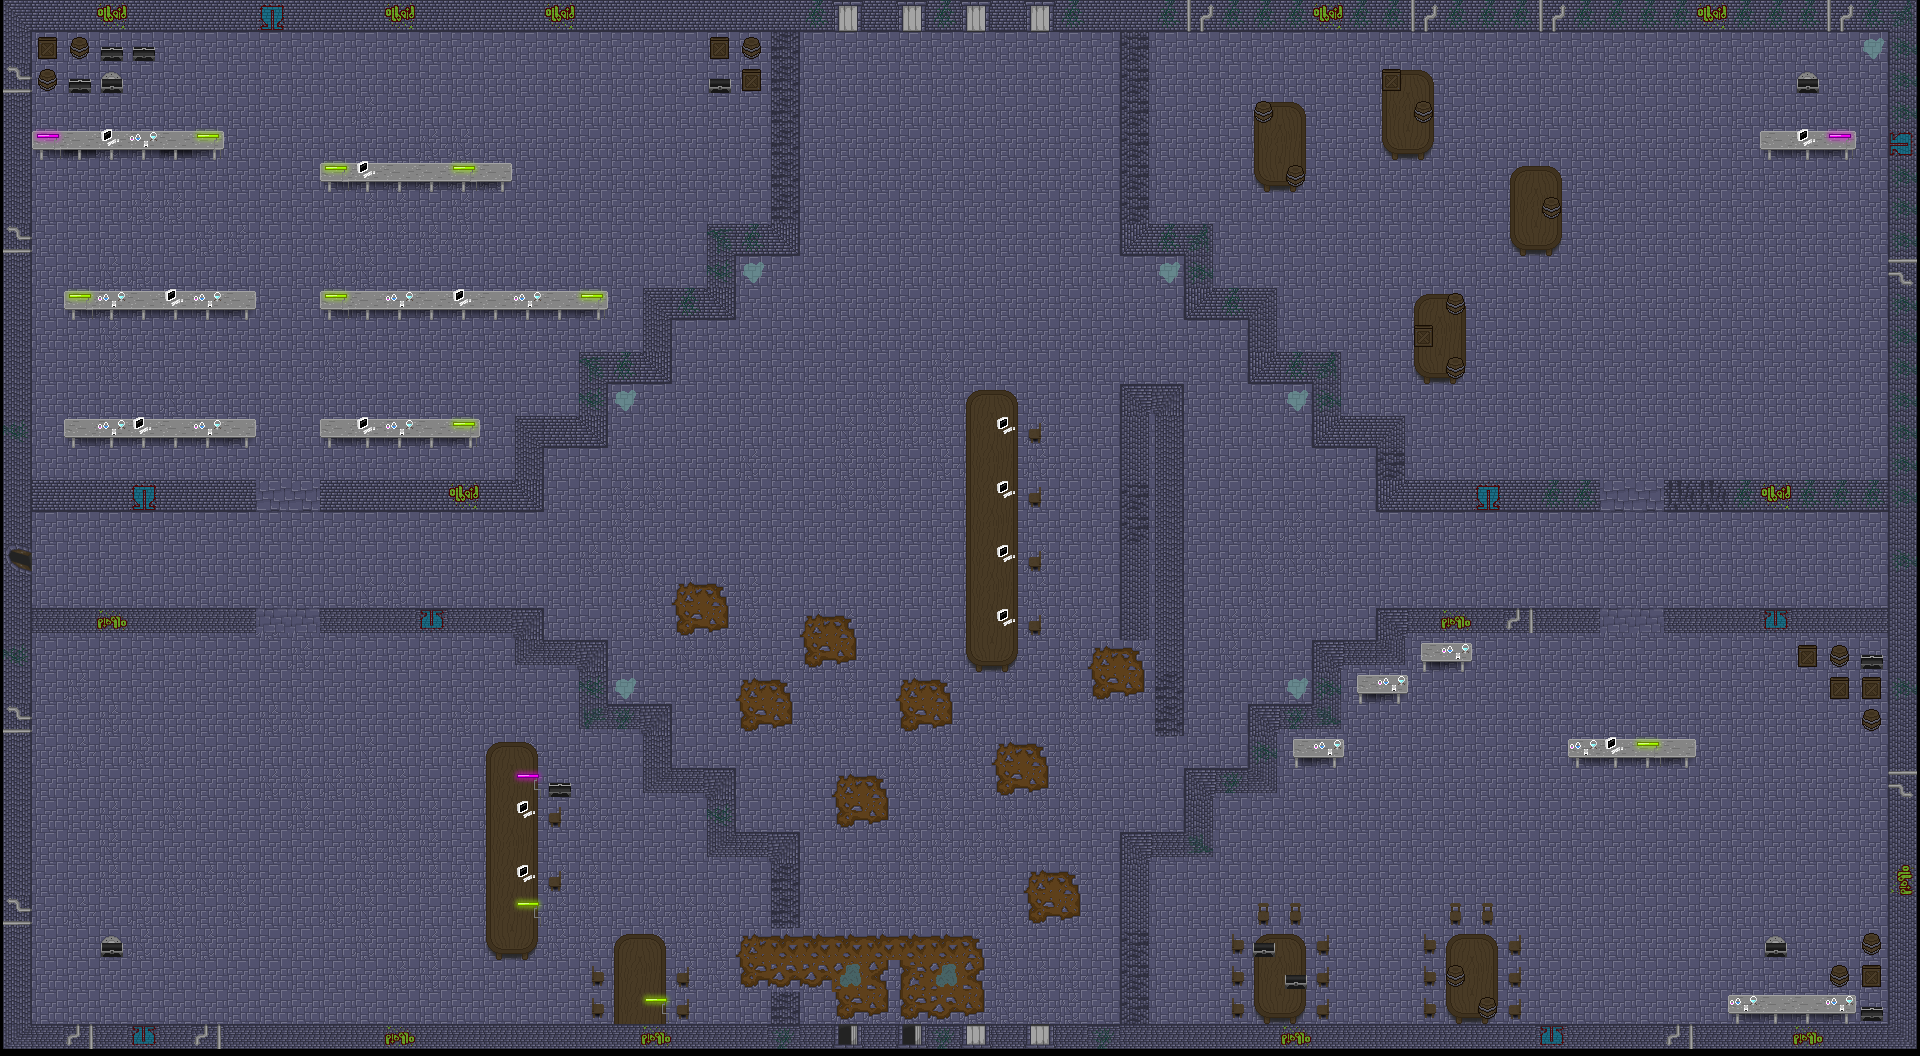

Tiled map render using the project's own tile images. Description and the map definition, with tile-layer contents summarised, below:
An orthogonal 60x33 tile map with 32x32 px tiles, 9 tile layers (Floor, Holes, Stairs, Inner Wall, ...), 2 tilesets and 53 objects (52x Enemy Spawn, Player Spawn).

<map version="1.9" tiledversion="1.9.2" orientation="orthogonal" renderorder="right-down" width="60" height="33" tilewidth="32" tileheight="32" infinite="0" nextlayerid="13" nextobjectid="126">
 <tileset firstgid="1" source="Level1.tsx" />
 <tileset firstgid="97" source="Furniture.tsx" />
 <layer id="2" name="Floor" width="60" height="33" locked="1">
  <data>[1980 cells, 1745 non-empty, 4 distinct tile ids]</data>
 </layer>
 <layer id="12" name="Holes" width="60" height="33" locked="1">
  <data>[1980 cells, 53 non-empty, 9 distinct tile ids]</data>
 </layer>
 <layer id="10" name="Stairs" width="60" height="33" locked="1">
  <data>[1980 cells, 8 non-empty, 2 distinct tile ids]</data>
 </layer>
 <layer id="4" name="Inner Wall" width="60" height="33" locked="1">
  <data>[1980 cells, 132 non-empty, 25 distinct tile ids]</data>
 </layer>
 <layer id="10" name="Destructible Wall" width="60" height="33" locked="1">
  <data>[1980 cells, 25 non-empty, 3 distinct tile ids]</data>
 </layer>
 <layer id="8" name="Furniture" width="60" height="33" locked="1">
  <data>[1980 cells, 167 non-empty, 17 distinct tile ids]</data>
 </layer>
 <layer id="11" name="Furniture on Top" width="60" height="33" locked="1">
  <data>[1980 cells, 68 non-empty, 10 distinct tile ids]</data>
 </layer>
 <layer id="1" name="outer wall" width="60" height="33" locked="1">
  <data>[1980 cells, 182 non-empty, 22 distinct tile ids]</data>
 </layer>
 <layer id="3" name="outer Door" width="60" height="33" locked="1">
  <data>[1980 cells, 9 non-empty, 4 distinct tile ids]</data>
 </layer>
 <objectgroup id="5" name="Spawn Points">
  <object id="72" name="Enemy Spawn" x="95.25" y="240.25">
   <point />
  </object>
  <object id="73" name="Enemy Spawn" x="368" y="83.5">
   <point />
  </object>
  <object id="74" name="Enemy Spawn" x="645.5" y="102.5">
   <point />
  </object>
  <object id="75" name="Enemy Spawn" x="646" y="231">
   <point />
  </object>
  <object id="76" name="Enemy Spawn" x="851.5" y="84.5">
   <point />
  </object>
  <object id="77" name="Enemy Spawn" x="1039.5" y="88">
   <point />
  </object>
  <object id="78" name="Enemy Spawn" x="1204.5" y="89">
   <point />
  </object>
  <object id="79" name="Enemy Spawn" x="1206" y="153.5">
   <point />
  </object>
  <object id="80" name="Enemy Spawn" x="1332.5" y="286">
   <point />
  </object>
  <object id="81" name="Enemy Spawn" x="1625.5" y="118">
   <point />
  </object>
  <object id="82" name="Enemy Spawn" x="1653.5" y="229.5">
   <point />
  </object>
  <object id="83" name="Enemy Spawn" x="1401" y="258">
   <point />
  </object>
  <object id="84" name="Enemy Spawn" x="1526.5" y="432.5">
   <point />
  </object>
  <object id="85" name="Enemy Spawn" x="1825.5" y="424.5">
   <point />
  </object>
  <object id="86" name="Enemy Spawn" x="1815" y="215">
   <point />
  </object>
  <object id="87" name="Enemy Spawn" x="1734.5" y="92">
   <point />
  </object>
  <object id="88" name="Enemy Spawn" x="1829.5" y="565.5">
   <point />
  </object>
  <object id="89" name="Enemy Spawn" x="1636" y="565">
   <point />
  </object>
  <object id="90" name="Enemy Spawn" x="1479.5" y="726.5">
   <point />
  </object>
  <object id="91" name="Enemy Spawn" x="1683" y="846.5">
   <point />
  </object>
  <object id="92" name="Enemy Spawn" x="1570" y="861.5">
   <point />
  </object>
  <object id="93" name="Enemy Spawn" x="1827" y="870">
   <point />
  </object>
  <object id="94" name="Enemy Spawn" x="1379.5" y="964.5">
   <point />
  </object>
  <object id="95" name="Enemy Spawn" x="1194" y="959.5">
   <point />
  </object>
  <object id="96" name="Enemy Spawn" x="1054.5" y="982.5">
   <point />
  </object>
  <object id="97" name="Enemy Spawn" x="873" y="907">
   <point />
  </object>
  <object id="98" name="Enemy Spawn" x="946" y="858">
   <point />
  </object>
  <object id="99" name="Enemy Spawn" x="1100" y="785">
   <point />
  </object>
  <object id="100" name="Enemy Spawn" x="1235" y="650.5">
   <point />
  </object>
  <object id="101" name="Enemy Spawn" x="1239" y="578.5">
   <point />
  </object>
  <object id="102" name="Enemy Spawn" x="1425" y="566">
   <point />
  </object>
  <object id="103" name="Enemy Spawn" x="1331.5" y="589">
   <point />
  </object>
  <object id="104" name="Enemy Spawn" x="1287.5" y="516.5">
   <point />
  </object>
  <object id="105" name="Enemy Spawn" x="1223.5" y="466.5">
   <point />
  </object>
  <object id="106" name="Enemy Spawn" x="1119" y="335">
   <point />
  </object>
  <object id="107" name="Enemy Spawn" x="1072.5" y="598.5">
   <point />
  </object>
  <object id="108" name="Enemy Spawn" x="1074" y="512.5">
   <point />
  </object>
  <object id="109" name="Enemy Spawn" x="1071" y="451">
   <point />
  </object>
  <object id="110" name="Enemy Spawn" x="706.5" y="921.5">
   <point />
  </object>
  <object id="111" name="Enemy Spawn" x="797.5" y="788">
   <point />
  </object>
  <object id="112" name="Enemy Spawn" x="705.5" y="733.5">
   <point />
  </object>
  <object id="113" name="Enemy Spawn" x="644.5" y="672">
   <point />
  </object>
  <object id="114" name="Enemy Spawn" x="578" y="596.5">
   <point />
  </object>
  <object id="115" name="Enemy Spawn" x="591" y="507">
   <point />
  </object>
  <object id="116" name="Enemy Spawn" x="663.5" y="446.5">
   <point />
  </object>
  <object id="117" name="Enemy Spawn" x="737" y="381">
   <point />
  </object>
  <object id="118" name="Enemy Spawn" x="799" y="321.5">
   <point />
  </object>
  <object id="119" name="Enemy Spawn" x="600" y="854.5">
   <point />
  </object>
  <object id="120" name="Enemy Spawn" x="401" y="976">
   <point />
  </object>
  <object id="121" name="Enemy Spawn" x="207.5" y="977.5">
   <point />
  </object>
  <object id="122" name="Enemy Spawn" x="81.5" y="684.5">
   <point />
  </object>
  <object id="123" name="Enemy Spawn" x="402.5" y="689">
   <point />
  </object>
  <object id="124" name="Player Spawn" x="44.6666" y="527.667">
   <point />
  </object>
 </objectgroup>
</map>
